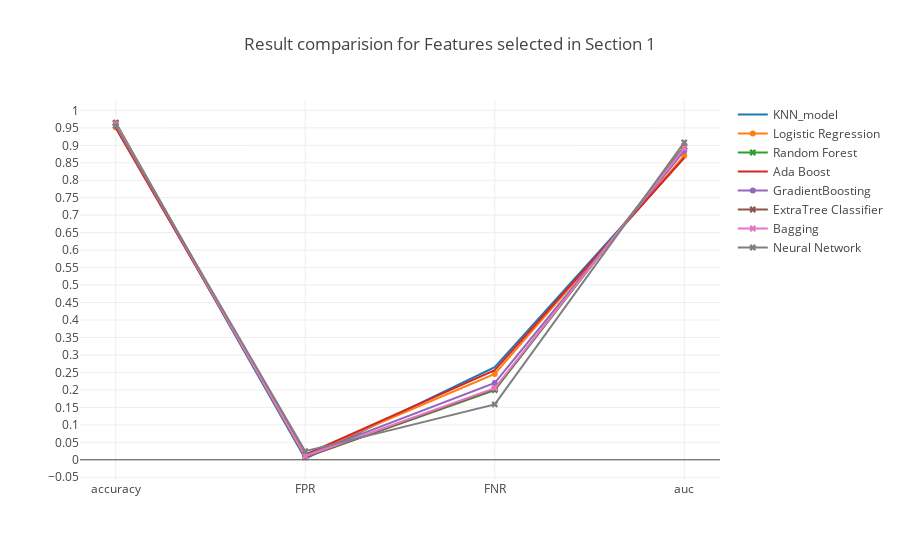

Notebook source saved alongside this figure:
### Markdown cell above
### <a id='1.A' style="text-decoration : none; color : #000000;"> A Results</a>

### Code cell
trace0 = go.Scatter(x=table_80_50_test.iloc[0].index.values[[0,5,6,7]],
                    y=table_80_50_test.iloc[0].values[[0,5,6,7]],
                    mode = 'lines',
                    name = 'KNN_model')

trace1 = go.Scatter(x=table_80_50_test.iloc[1].index.values[[0,5,6,7]],
                    y=table_80_50_test.iloc[1].values[[0,5,6,7]],
                    mode = 'lines+markers',
                    name = 'Logistic Regression')

trace2 = go.Scatter(x=table_80_50_test.iloc[2].index.values[[0,5,6,7]],
                    y=table_80_50_test.iloc[2].values[[0,5,6,7]],
                    mode = 'lines+markers',marker=dict(symbol='x'),
                    name = 'Random Forest')


trace3 = go.Scatter(x=table_80_50_test.iloc[3].index.values[[0,5,6,7]],
                    y=table_80_50_test.iloc[3].values[[0,5,6,7]],
                    mode = 'lines',
                    name = 'Ada Boost')

trace4 = go.Scatter(x=table_80_50_test.iloc[4].index.values[[0,5,6,7]],
                    y=table_80_50_test.iloc[4].values[[0,5,6,7]],
                    mode = 'lines+markers',
                    name = 'GradientBoosting')

trace5 = go.Scatter(x=table_80_50_test.iloc[5].index.values[[0,5,6,7]],
                    y=table_80_50_test.iloc[5].values[[0,5,6,7]],
                    mode = 'lines+markers',marker=dict(symbol='x'),
                    name = 'ExtraTree Classifier')

trace6 = go.Scatter(x=table_80_50_test.iloc[6].index.values[[0,5,6,7]],
                    y=table_80_50_test.iloc[6].values[[0,5,6,7]],
                    mode = 'lines+markers',marker=dict(symbol='x'),
                    name = 'Bagging')

trace7 = go.Scatter(x=table_80_50_test.iloc[7].index.values[[0,5,6,7]],
                    y=table_80_50_test.iloc[7].values[[0,5,6,7]],
                    mode = 'lines+markers',marker=dict(symbol='x'),
                    name = 'Neural Network')



data = [trace0, trace1, trace2, trace3, trace4, trace5, trace6, trace7]
layout = go.Layout(yaxis=dict(tick0=0,dtick=0.05),title='Result comparision for Features selected in Section 1')
fig = go.Figure(data=data, layout=layout)

iplot(fig, filename='Result')

### Figure 1 — Plotly figure (JSON) as saved in the notebook; plotly's stock layout.template omitted (floating-point values rounded to 4 significant figures)
{"data": [{"mode": "lines", "name": "KNN_model", "type": "scatter", "uid": "c29359d6-d0dc-4868-97be-f32caa4a64f9", "x": ["accuracy", "FPR", "FNR", "auc"], "y": [0.9584, 0.003256, 0.2652, 0.8658]}, {"mode": "lines+markers", "name": "Logistic Regression", "type": "scatter", "uid": "e934ef37-f095-4074-afff-ea2358385c7b", "x": ["accuracy", "FPR", "FNR", "auc"], "y": [0.9518, 0.0144, 0.2454, 0.8701]}, {"marker": {"symbol": "x"}, "mode": "lines+markers", "name": "Random Forest", "type": "scatter", "uid": "d3e0d247-4afb-47c8-ab9d-357f5dccbdb8", "x": ["accuracy", "FPR", "FNR", "auc"], "y": [0.9646, 0.007264, 0.1994, 0.8967]}, {"mode": "lines", "name": "Ada Boost", "type": "scatter", "uid": "b4e9e256-cc64-439e-ab0a-791c077620f1", "x": ["accuracy", "FPR", "FNR", "auc"], "y": [0.9499, 0.01478, 0.2564, 0.8644]}, {"mode": "lines+markers", "name": "GradientBoosting", "type": "scatter", "uid": "c9cfdb69-f437-4ae4-99a5-c8d0c28af803", "x": ["accuracy", "FPR", "FNR", "auc"], "y": [0.9572, 0.0124, 0.2199, 0.8839]}, {"marker": {"symbol": "x"}, "mode": "lines+markers", "name": "ExtraTree Classifier", "type": "scatter", "uid": "d5abd5cb-d86e-4a90-9731-5027c5a12b53", "x": ["accuracy", "FPR", "FNR", "auc"], "y": [0.9641, 0.007389, 0.2023, 0.8951]}, {"marker": {"symbol": "x"}, "mode": "lines+markers", "name": "Bagging", "type": "scatter", "uid": "50958edc-0216-4388-8436-877674a031dd", "x": ["accuracy", "FPR", "FNR", "auc"], "y": [0.9613, 0.01014, 0.2053, 0.8923]}, {"marker": {"symbol": "x"}, "mode": "lines+markers", "name": "Neural Network", "type": "scatter", "uid": "90552f37-9c76-487c-baac-364115eae065", "x": ["accuracy", "FPR", "FNR", "auc"], "y": [0.9557, 0.02467, 0.1585, 0.9084]}], "layout": {"title": "Result comparision for Features selected in Section 1", "yaxis": {"dtick": 0.05, "tick0": 0}}}
